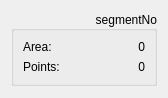
<?xml version="1.0" encoding="UTF-8"?>
<ui version="4.0">
 <class>SegmentStat</class>
 <widget class="QWidget" name="SegmentStat">
  <property name="geometry">
   <rect>
    <x>0</x>
    <y>0</y>
    <width>168</width>
    <height>98</height>
   </rect>
  </property>
  <property name="windowTitle">
   <string>Form</string>
  </property>
  <layout class="QVBoxLayout" name="verticalLayout_2">
   <item>
    <widget class="QGroupBox" name="segmentNo">
     <property name="sizePolicy">
      <sizepolicy hsizetype="Expanding" vsizetype="Maximum">
       <horstretch>1</horstretch>
       <verstretch>1</verstretch>
      </sizepolicy>
     </property>
     <property name="focusPolicy">
      <enum>Qt::ClickFocus</enum>
     </property>
     <property name="title">
      <string>segmentNo</string>
     </property>
     <property name="alignment">
      <set>Qt::AlignRight|Qt::AlignTrailing|Qt::AlignVCenter</set>
     </property>
     <property name="flat">
      <bool>false</bool>
     </property>
     <property name="checkable">
      <bool>false</bool>
     </property>
     <layout class="QVBoxLayout" name="verticalLayout">
      <item>
       <layout class="QHBoxLayout" name="horizontalLayout">
        <item>
         <widget class="QLabel" name="areaLbl">
          <property name="sizePolicy">
           <sizepolicy hsizetype="Preferred" vsizetype="Preferred">
            <horstretch>0</horstretch>
            <verstretch>0</verstretch>
           </sizepolicy>
          </property>
          <property name="text">
           <string>Area:</string>
          </property>
         </widget>
        </item>
        <item>
         <widget class="QLabel" name="areaValue">
          <property name="sizePolicy">
           <sizepolicy hsizetype="Expanding" vsizetype="Preferred">
            <horstretch>1</horstretch>
            <verstretch>0</verstretch>
           </sizepolicy>
          </property>
          <property name="text">
           <string>0</string>
          </property>
          <property name="alignment">
           <set>Qt::AlignRight|Qt::AlignTrailing|Qt::AlignVCenter</set>
          </property>
         </widget>
        </item>
       </layout>
      </item>
      <item>
       <layout class="QHBoxLayout" name="horizontalLayout_2">
        <item>
         <widget class="QLabel" name="pointsLbl">
          <property name="text">
           <string>Points:</string>
          </property>
         </widget>
        </item>
        <item>
         <widget class="QLabel" name="pointsValue">
          <property name="sizePolicy">
           <sizepolicy hsizetype="Expanding" vsizetype="Preferred">
            <horstretch>1</horstretch>
            <verstretch>0</verstretch>
           </sizepolicy>
          </property>
          <property name="text">
           <string>0</string>
          </property>
          <property name="alignment">
           <set>Qt::AlignRight|Qt::AlignTrailing|Qt::AlignVCenter</set>
          </property>
         </widget>
        </item>
       </layout>
      </item>
     </layout>
    </widget>
   </item>
  </layout>
 </widget>
 <resources/>
 <connections/>
</ui>
